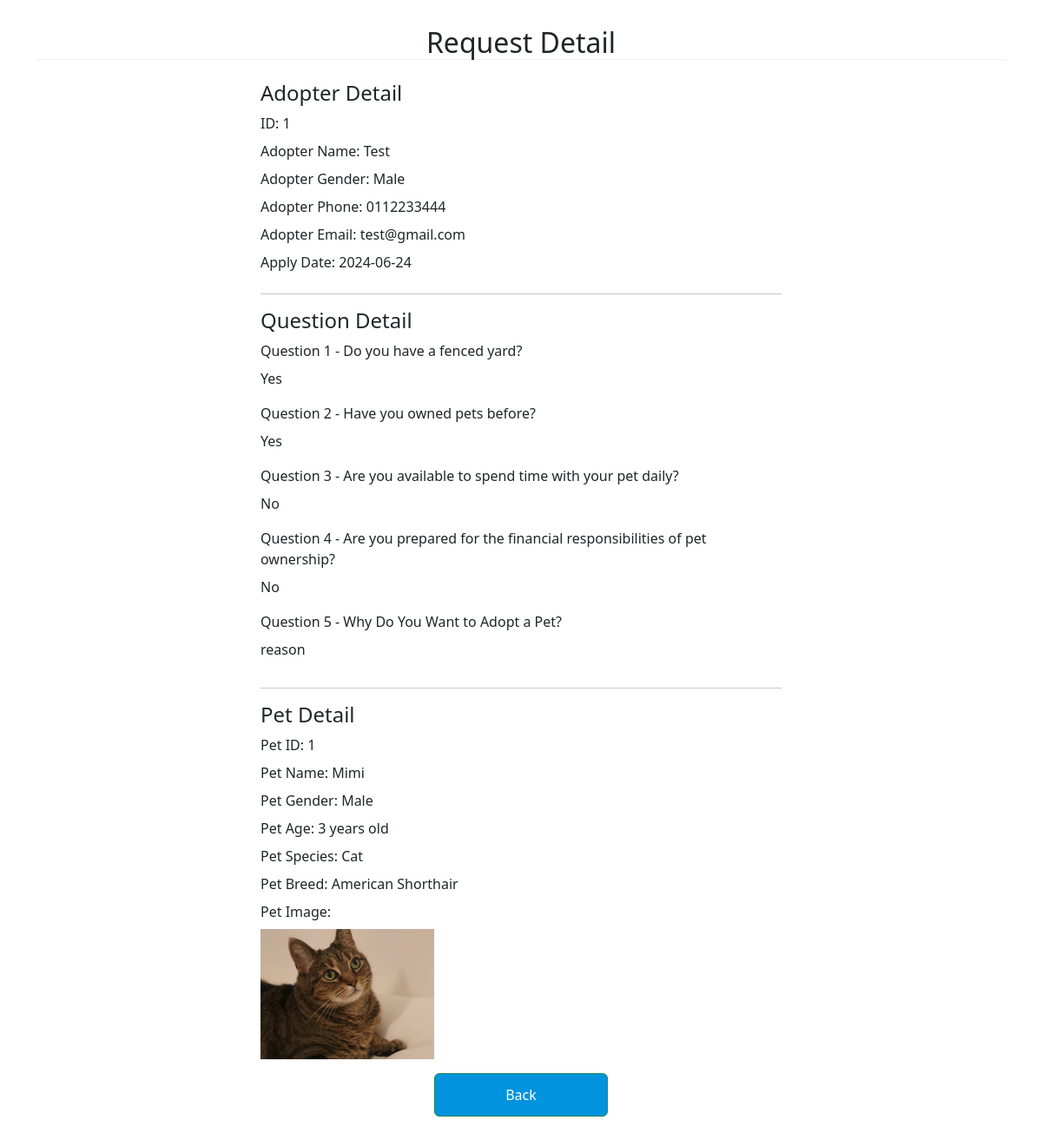
The app's page /admin/viewApplyDetail.php?apply_id=1 with its own data.
### tables this page shows
CREATE TABLE `question` (
  `apply_id` int(11) NOT NULL,
  `Q1` text NOT NULL,
  `Q2` text NOT NULL,
  `Q3` text NOT NULL,
  `Q4` text NOT NULL,
  `Q5` text NOT NULL,
  `adopter_name` varchar(255) NOT NULL,
  `adoptpet_id` int(11) NOT NULL,
  `apply_date` date NOT NULL DEFAULT current_timestamp(),
  `status` varchar(255) NOT NULL
);

CREATE TABLE `user` (
  `user_id` int(11) NOT NULL,
  `username` varchar(50) NOT NULL,
  `gender` varchar(50) NOT NULL,
  `DOB` date NOT NULL,
  `mobile` varchar(12) NOT NULL,
  `email` varchar(50) NOT NULL,
  `password` varchar(255) NOT NULL
);

CREATE TABLE `pet` (
  `pet_id` int(10) NOT NULL,
  `pet_name` varchar(255) NOT NULL,
  `gender` varchar(255) NOT NULL,
  `age` varchar(255) NOT NULL,
  `species` varchar(255) NOT NULL,
  `breed` varchar(255) NOT NULL,
  `vaccination_status` varchar(255) NOT NULL,
  `description` text NOT NULL,
  `image` blob NOT NULL,
  `intake_date` date NOT NULL,
  `created_date` date NOT NULL DEFAULT current_timestamp()
);

### admin/viewApplyDetail.php (the view, shortened to what this page needs)
<?php
require('../include/database.php');
if (isset($_GET['apply_id'])) {
    $apply_id = $_GET['apply_id'];
} else {
    die('Error: apply_id is not set.');
}
?>
<!DOCTYPE html>
<html lang="en">
<head>
  <link href="https://cdn.jsdelivr.net/npm/bootstrap@5.2.3/dist/css/bootstrap.min.css" rel="stylesheet">
  <link rel="stylesheet" href="https://cdnjs.cloudflare.com/ajax/libs/font-awesome/6.4.0/css/all.min.css" />
</head>
<body>
  <div class="container" style="margin-top: 30px;">
    <div class="text-center mb-4">
      <h2 style="border-bottom:1px solid #f0f0f0;">Request Detail</h2>
    </div>
    <?php
    $sql = "SELECT q.*, u.username, u.gender, u.mobile, u.email,
            p.pet_name, p.gender, p.age, p.species, p.breed, p.image
            FROM question q
            JOIN user u ON q.adopter_name = u.email
            JOIN pet p ON q.adoptpet_id = p.pet_id
            WHERE q.apply_id = '$apply_id' LIMIT 1";
    $result = mysqli_query($conn, $sql);
    $row = mysqli_fetch_assoc($result);
    ?>
    <div class="container d-flex justify-content-center">
      <form action="manageAdoptRequest.php" method="GET" style="width:50vw; min-width:300px;">
        <div class="row mb-3">
          <div class="col">
            <h4>Adopter Detail</h4>
            <label class="form-label">ID: <?php echo $row['apply_id'] ?></label>
            <br>
            <label class="form-label">Adopter Name: <?php echo $row['username'] ?></label>
            <br>
            <label class="form-label">Adopter Gender: <?php echo $row['gender'] ?></label>
            <br>
            <label class="form-label">Adopter Phone: <?php echo $row['mobile'] ?></label>
            <br>
            <label class="form-label">Adopter Email: <?php echo $row['email'] ?></label>
            <br>
            <label class="form-label">Apply Date: <?php echo $row['apply_date'] ?></label>
          </div>
        </div>
        <hr>
        <div class="row mb-3">
          <div class="col">
            <h4>Question Detail</h4>
            <label class="form-label">Question 1 - Do you have a fenced yard?</label>
            <p><?php echo $row['Q1'] ?></p>
            <label class="form-label">Question 2 - Have you owned pets before?</label>
            <p><?php echo $row['Q2'] ?></p>
            <label class="form-label">Question 3 - Are you available to spend time with your pet daily?</label>
            <p><?php echo $row['Q3'] ?></p>
            <label class="form-label">Question 4 - Are you prepared for the financial responsibilities of pet ownership?</label>
            <p><?php echo $row['Q4'] ?></p>
            <label class="form-label">Question 5 - Why Do You Want to Adopt a Pet?</label>
            <p><?php echo $row['Q5'] ?></p>
          </div>
        </div>
        <hr>
        <div class="row mb-3">
          <div class="col">
            <h4>Pet Detail</h4>
            <label class="form-label">Pet ID: <?php echo $row['adoptpet_id'] ?></label>
            <br>
            <label class="form-label">Pet Name: <?php echo $row['pet_name'] ?></label>
            <br>
            <label class="form-label">Pet Gender: <?php echo $row['gender'] ?></label>
            <br>
            <label class="form-label">Pet Age: <?php echo $row['age'] ?></label>
            <br>
            <label class="form-label">Pet Species: <?php echo $row['species'] ?></label>
            <br>
            <label class="form-label">Pet Breed: <?php echo $row['breed'] ?></label>
            <br>
            <label class="form-label">Pet Image: </label><br>
            <img src='<?php echo "uploads/" . $row['image']; ?>' width='200px;' alt='Image'>
          </div>
        </div>
        <div style="display: flex; justify-content: center; align-items:center;">
          <a style='display: flex; justify-content: center; align-items:center; background:#0193DE; width: 200px; height: 50px;' type='submit' class='btn btn-success' name='submit' href='manageAdoptRequest.php'>Back</a>
        </div>
        <div style="height: 10vh;"></div>
      </form>
    </div>
  </div>
</body>
</html>

### records on screen
question: apply_id "1", user.username "Test", pet.gender "Male", user.mobile "0112233444", user.email "test@gmail.com", apply_date "2024-06-24", Q1 "Yes", Q2 "Yes", Q3 "No", Q4 "No", Q5 "reason", adoptpet "1", pet.pet_name "Mimi", pet.age "3 years old", pet.species "Cat", pet.breed "American Shorthair", pet.image (picture)
